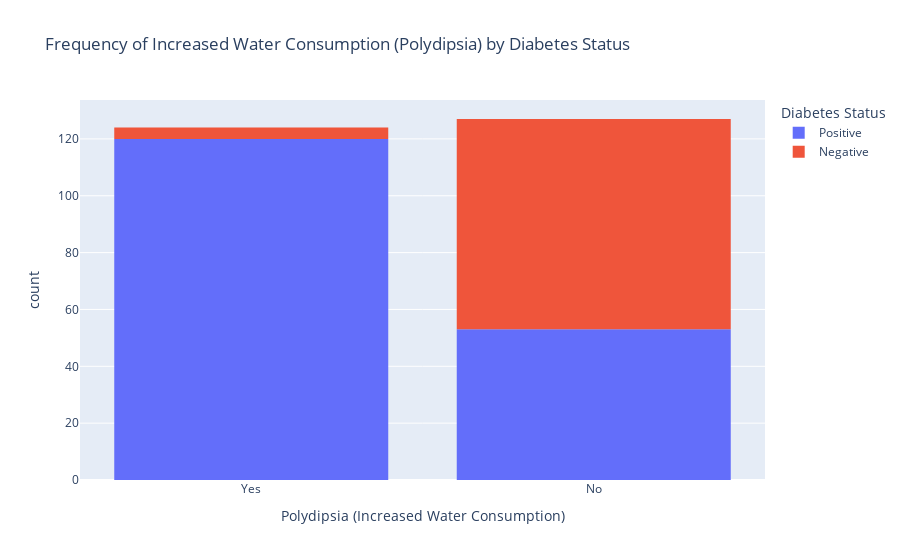

The cell this chart's notebook holds for it:
### Markdown cell above
If a patient has polyuria (frequent urination), there's a 76% chance they could have diabetes. If they don't have polyuria, there's a 92% chance they won't get diabetes.

### Code cell
polydispia = px.histogram(Diabetes, x = 'Polydipsia', color = 'class', title="Frequency of Increased Water Consumption (Polydipsia) by Diabetes Status",
    labels={"Polydipsia": "Polydipsia (Increased Water Consumption)", "count": "Number of Cases", "class": "Diabetes Status"})
polydispia.show()

plttblpolydispia= ['Polydipsia', 'class']
rm = sns.light_palette("green", as_cmap=True)
(round(pd.crosstab(Diabetes[plttblpolydispia[0]], Diabetes[plttblpolydispia[1]], normalize='columns') * 100,2)).style.background_gradient(cmap = rm)

### Figure 1 — Plotly figure (JSON) as saved in the notebook; plotly's stock layout.template omitted (floating-point values rounded to 4 significant figures; data arrays with more than 128 entries replaced by an {"elided": "..."} marker saying what was removed)
{"data": [{"alignmentgroup": "True", "bingroup": "x", "hovertemplate": "Diabetes Status=Positive<br>Polydipsia (Increased Water Consumption)=%{x}<br>count=%{y}<extra></extra>", "legendgroup": "Positive", "marker": {"color": "#636efa", "pattern": {"shape": ""}}, "name": "Positive", "offsetgroup": "Positive", "orientation": "v", "showlegend": true, "type": "histogram", "x": {"elided": "173 str values"}, "xaxis": "x", "yaxis": "y"}, {"alignmentgroup": "True", "bingroup": "x", "hovertemplate": "Diabetes Status=Negative<br>Polydipsia (Increased Water Consumption)=%{x}<br>count=%{y}<extra></extra>", "legendgroup": "Negative", "marker": {"color": "#EF553B", "pattern": {"shape": ""}}, "name": "Negative", "offsetgroup": "Negative", "orientation": "v", "showlegend": true, "type": "histogram", "x": ["Yes", "No", "No", "No", "No", "No", "No", "No", "No", "No", "No", "No", "No", "Yes", "No", "No", "No", "No", "No", "No", "No", "No", "No", "No", "No", "No", "No", "No", "No", "No", "No", "Yes", "No", "No", "No", "No", "No", "No", "No", "No", "No", "No", "No", "No", "No", "No", "No", "No", "No", "No", "No", "No", "No", "No", "No", "No", "No", "No", "No", "No", "Yes", "No", "No", "No", "No", "No", "No", "No", "No", "No", "No", "No", "No", "No", "No", "No", "No", "No"], "xaxis": "x", "yaxis": "y"}], "layout": {"autosize": true, "barmode": "relative", "legend": {"title": {"text": "Diabetes Status"}, "tracegroupgap": 0}, "title": {"text": "Frequency of Increased Water Consumption (Polydipsia) by Diabetes Status"}, "xaxis": {"anchor": "y", "autorange": true, "domain": [0, 1], "range": [-0.5, 1.5], "title": {"text": "Polydipsia (Increased Water Consumption)"}, "type": "category"}, "yaxis": {"anchor": "x", "autorange": true, "domain": [0, 1], "range": [0, 133.7], "title": {"text": "count"}}}}
